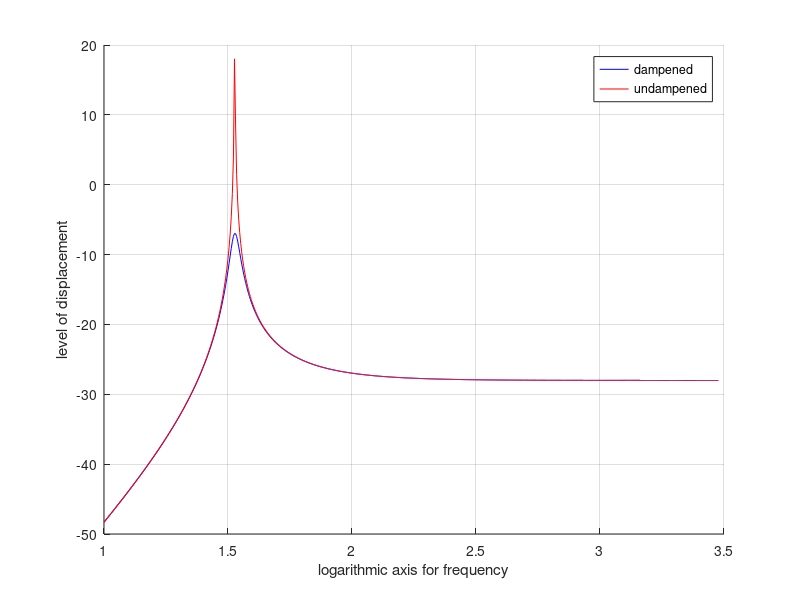

This chart was generated by the following MATLAB code:
clear

M = 90;
m = 17;
eps = 0.25;
s = 4.79e6;
r = 2e3;
f = linspace(10,3000,9000);
w = @(x) 2 * pi .* x;
w_num = w(f);

eta = @(y) m .* eps .* y.^2 ./ (-y.^2 .* (M + m) + 1i .* y .* r + s);
eta_undamp = @(y) m .* eps .* y.^2 ./ (-y.^2 .* (M + m) + 1i .* y .* r * 1e-3 + s);
displacement = eta(w_num);
displacement_undamp = eta_undamp(w_num);

hold on

plot(log10(f),20*log10(abs(displacement)),'b')
%plot(log10(f),angle(displacement))
plot(log10(f),20*log10(abs(displacement_undamp)),'r')
%plot(log10(f),angle(displacement_undamp))
grid on

legend('dampened','undampened')%1b
ylabel('level of displacement')
xlabel('logarithmic axis for frequency')